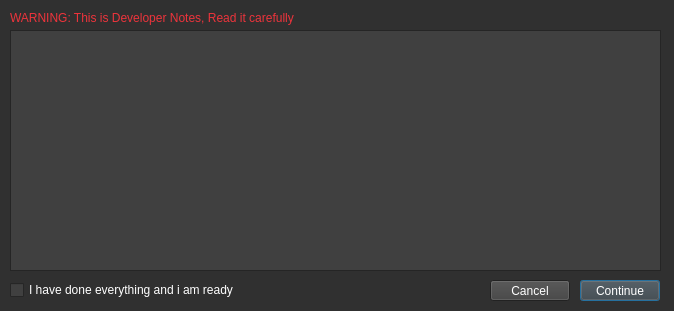
<?xml version="1.0" encoding="UTF-8"?>
<ui version="4.0">
 <class>Dialog</class>
 <widget class="QDialog" name="Dialog">
  <property name="windowModality">
   <enum>Qt::WindowModality::NonModal</enum>
  </property>
  <property name="geometry">
   <rect>
    <x>0</x>
    <y>0</y>
    <width>674</width>
    <height>311</height>
   </rect>
  </property>
  <property name="palette">
   <palette>
    <active>
     <colorrole role="WindowText">
      <brush brushstyle="SolidPattern">
       <color alpha="255">
        <red>255</red>
        <green>255</green>
        <blue>255</blue>
       </color>
      </brush>
     </colorrole>
     <colorrole role="Button">
      <brush brushstyle="SolidPattern">
       <color alpha="255">
        <red>64</red>
        <green>64</green>
        <blue>64</blue>
       </color>
      </brush>
     </colorrole>
     <colorrole role="Dark">
      <brush brushstyle="SolidPattern">
       <color alpha="255">
        <red>69</red>
        <green>64</green>
        <blue>64</blue>
       </color>
      </brush>
     </colorrole>
     <colorrole role="Text">
      <brush brushstyle="SolidPattern">
       <color alpha="255">
        <red>255</red>
        <green>255</green>
        <blue>255</blue>
       </color>
      </brush>
     </colorrole>
     <colorrole role="ButtonText">
      <brush brushstyle="SolidPattern">
       <color alpha="255">
        <red>255</red>
        <green>255</green>
        <blue>255</blue>
       </color>
      </brush>
     </colorrole>
     <colorrole role="Base">
      <brush brushstyle="SolidPattern">
       <color alpha="255">
        <red>64</red>
        <green>64</green>
        <blue>64</blue>
       </color>
      </brush>
     </colorrole>
     <colorrole role="Window">
      <brush brushstyle="SolidPattern">
       <color alpha="255">
        <red>48</red>
        <green>48</green>
        <blue>48</blue>
       </color>
      </brush>
     </colorrole>
     <colorrole role="AlternateBase">
      <brush brushstyle="SolidPattern">
       <color alpha="255">
        <red>48</red>
        <green>48</green>
        <blue>48</blue>
       </color>
      </brush>
     </colorrole>
    </active>
    <inactive>
     <colorrole role="WindowText">
      <brush brushstyle="SolidPattern">
       <color alpha="255">
        <red>255</red>
        <green>255</green>
        <blue>255</blue>
       </color>
      </brush>
     </colorrole>
     <colorrole role="Button">
      <brush brushstyle="SolidPattern">
       <color alpha="255">
        <red>64</red>
        <green>64</green>
        <blue>64</blue>
       </color>
      </brush>
     </colorrole>
     <colorrole role="Dark">
      <brush brushstyle="SolidPattern">
       <color alpha="255">
        <red>69</red>
        <green>64</green>
        <blue>64</blue>
       </color>
      </brush>
     </colorrole>
     <colorrole role="Text">
      <brush brushstyle="SolidPattern">
       <color alpha="255">
        <red>255</red>
        <green>255</green>
        <blue>255</blue>
       </color>
      </brush>
     </colorrole>
     <colorrole role="ButtonText">
      <brush brushstyle="SolidPattern">
       <color alpha="255">
        <red>255</red>
        <green>255</green>
        <blue>255</blue>
       </color>
      </brush>
     </colorrole>
     <colorrole role="Base">
      <brush brushstyle="SolidPattern">
       <color alpha="255">
        <red>64</red>
        <green>64</green>
        <blue>64</blue>
       </color>
      </brush>
     </colorrole>
     <colorrole role="Window">
      <brush brushstyle="SolidPattern">
       <color alpha="255">
        <red>48</red>
        <green>48</green>
        <blue>48</blue>
       </color>
      </brush>
     </colorrole>
     <colorrole role="AlternateBase">
      <brush brushstyle="SolidPattern">
       <color alpha="255">
        <red>48</red>
        <green>48</green>
        <blue>48</blue>
       </color>
      </brush>
     </colorrole>
    </inactive>
    <disabled>
     <colorrole role="WindowText">
      <brush brushstyle="SolidPattern">
       <color alpha="255">
        <red>69</red>
        <green>64</green>
        <blue>64</blue>
       </color>
      </brush>
     </colorrole>
     <colorrole role="Button">
      <brush brushstyle="SolidPattern">
       <color alpha="255">
        <red>64</red>
        <green>64</green>
        <blue>64</blue>
       </color>
      </brush>
     </colorrole>
     <colorrole role="Dark">
      <brush brushstyle="SolidPattern">
       <color alpha="255">
        <red>69</red>
        <green>64</green>
        <blue>64</blue>
       </color>
      </brush>
     </colorrole>
     <colorrole role="Text">
      <brush brushstyle="SolidPattern">
       <color alpha="255">
        <red>69</red>
        <green>64</green>
        <blue>64</blue>
       </color>
      </brush>
     </colorrole>
     <colorrole role="ButtonText">
      <brush brushstyle="SolidPattern">
       <color alpha="255">
        <red>69</red>
        <green>64</green>
        <blue>64</blue>
       </color>
      </brush>
     </colorrole>
     <colorrole role="Base">
      <brush brushstyle="SolidPattern">
       <color alpha="255">
        <red>48</red>
        <green>48</green>
        <blue>48</blue>
       </color>
      </brush>
     </colorrole>
     <colorrole role="Window">
      <brush brushstyle="SolidPattern">
       <color alpha="255">
        <red>48</red>
        <green>48</green>
        <blue>48</blue>
       </color>
      </brush>
     </colorrole>
     <colorrole role="AlternateBase">
      <brush brushstyle="SolidPattern">
       <color alpha="255">
        <red>48</red>
        <green>48</green>
        <blue>48</blue>
       </color>
      </brush>
     </colorrole>
    </disabled>
   </palette>
  </property>
  <property name="windowTitle">
   <string>Developer Notes</string>
  </property>
  <widget class="QTextEdit" name="note">
   <property name="geometry">
    <rect>
     <x>10</x>
     <y>30</y>
     <width>651</width>
     <height>241</height>
    </rect>
   </property>
  </widget>
  <widget class="QPushButton" name="yes">
   <property name="geometry">
    <rect>
     <x>580</x>
     <y>280</y>
     <width>80</width>
     <height>21</height>
    </rect>
   </property>
   <property name="text">
    <string>Continue</string>
   </property>
  </widget>
  <widget class="QCheckBox" name="chicky">
   <property name="geometry">
    <rect>
     <x>10</x>
     <y>280</y>
     <width>251</width>
     <height>20</height>
    </rect>
   </property>
   <property name="text">
    <string>I have done everything and i am ready</string>
   </property>
  </widget>
  <widget class="QLabel" name="label">
   <property name="geometry">
    <rect>
     <x>10</x>
     <y>10</y>
     <width>491</width>
     <height>16</height>
    </rect>
   </property>
   <property name="palette">
    <palette>
     <active>
      <colorrole role="WindowText">
       <brush brushstyle="SolidPattern">
        <color alpha="255">
         <red>237</red>
         <green>51</green>
         <blue>59</blue>
        </color>
       </brush>
      </colorrole>
      <colorrole role="Text">
       <brush brushstyle="SolidPattern">
        <color alpha="255">
         <red>237</red>
         <green>51</green>
         <blue>59</blue>
        </color>
       </brush>
      </colorrole>
     </active>
     <inactive>
      <colorrole role="WindowText">
       <brush brushstyle="SolidPattern">
        <color alpha="255">
         <red>237</red>
         <green>51</green>
         <blue>59</blue>
        </color>
       </brush>
      </colorrole>
      <colorrole role="Text">
       <brush brushstyle="SolidPattern">
        <color alpha="255">
         <red>237</red>
         <green>51</green>
         <blue>59</blue>
        </color>
       </brush>
      </colorrole>
     </inactive>
     <disabled/>
    </palette>
   </property>
   <property name="text">
    <string>WARNING: This is Developer Notes, Read it carefully</string>
   </property>
  </widget>
  <widget class="QPushButton" name="no">
   <property name="geometry">
    <rect>
     <x>490</x>
     <y>280</y>
     <width>80</width>
     <height>21</height>
    </rect>
   </property>
   <property name="text">
    <string>Cancel</string>
   </property>
  </widget>
 </widget>
 <resources/>
 <connections/>
</ui>
